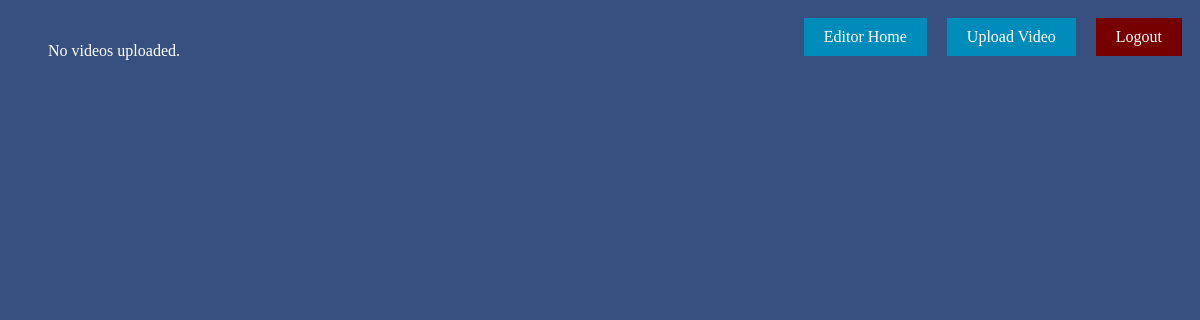
/video_list_editor (signed in), run on an earlier commit of the app's database.
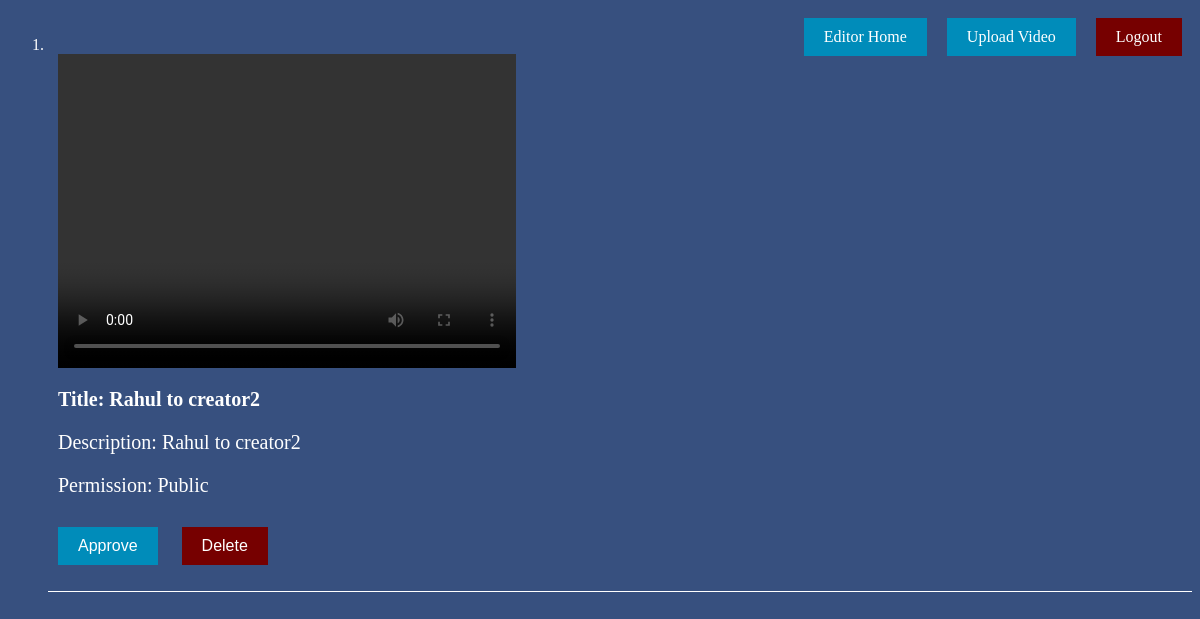
And on a later commit of the database.
### datafortress/models.py (models this page shows, shortened)
class Video(models.Model):
    title = models.CharField(max_length=255)
    description = models.CharField(max_length=500)
    video_file = models.FileField(upload_to=video_file_path)
    is_public = models.CharField(max_length=20)
    uploader = models.ForeignKey(User, on_delete=models.CASCADE, related_name='uploaded_videos', null=True)
    receiver = models.ForeignKey(User, on_delete=models.CASCADE, related_name='received_videos', null=True)

### datafortress/views.py (the view)
# urls.py: path('video_list_editor', views.video_list_editor, name='video_list_editor'),
@user_passes_test(user_in_editor)
@login_required
def video_list_editor(request):
    videos = Video.objects.filter(uploader=request.user)
    return render(request, 'video_list_editor.html', {'videos':videos})

### datafortress/views.py (called while the page is built)
def user_in_editor(user):
    return user.groups.filter(name='editor').exists()

### templates/video_list_editor.html (shortened to what this page needs)
{% load static %}
<link rel="stylesheet" href="{% static 'stylehome.css' %}">
<body>
    <a class='button logout-button' href='logout' style="float:right;">Logout</a>
    <a class='button login-button' href='upload_video' style="float:right;">Upload Video</a>
    <a class='button login-button' href='welcome_editor' style="float:right;">Editor Home</a>
        <br>
    <ol style='color:white;  margin-top:10px'>
        {% for video in videos %}
            <li style="border-bottom:1px solid white;">
                <br>
                <video width="40%" height="40%" controls style="margin-left:10px;">
                    <source src="{{ video.video_file.url }}" type="video/mp4">
                </video>
                <h3 class='list-item'>Title: {{ video.title }}</h3>
                <p class='list-item'>Description: {{ video.description }}</p>
                {% if video.is_public %}
                    <p class='list-item'>Permission: Public</p>
                {% else %}
                    <p class='list-item'>Permission: Private</p>
                {% endif %}
                <form method="post" action="{% url 'approve_video' video.id %}" class="inline-form">
                    <button type="submit" class='button login-button'>Approve</button>
                </form>
                <form method="post" action="{% url 'delete_video' video.id %}" class="inline-form">
                    <button type="submit" class='button logout-button'>Delete</button>
                </form>
            </li>
            <br>
        {% empty %}
            <p>No videos uploaded.</p>
        {% endfor %}
    </ol>
</body>

What changed in the data, as far as the page shows it:
added Video: title "Rahul to creator2", description "Rahul to creator2", is_public "Permission: Public"
Also different on the page:
text no longer shown: "No videos uploaded."
